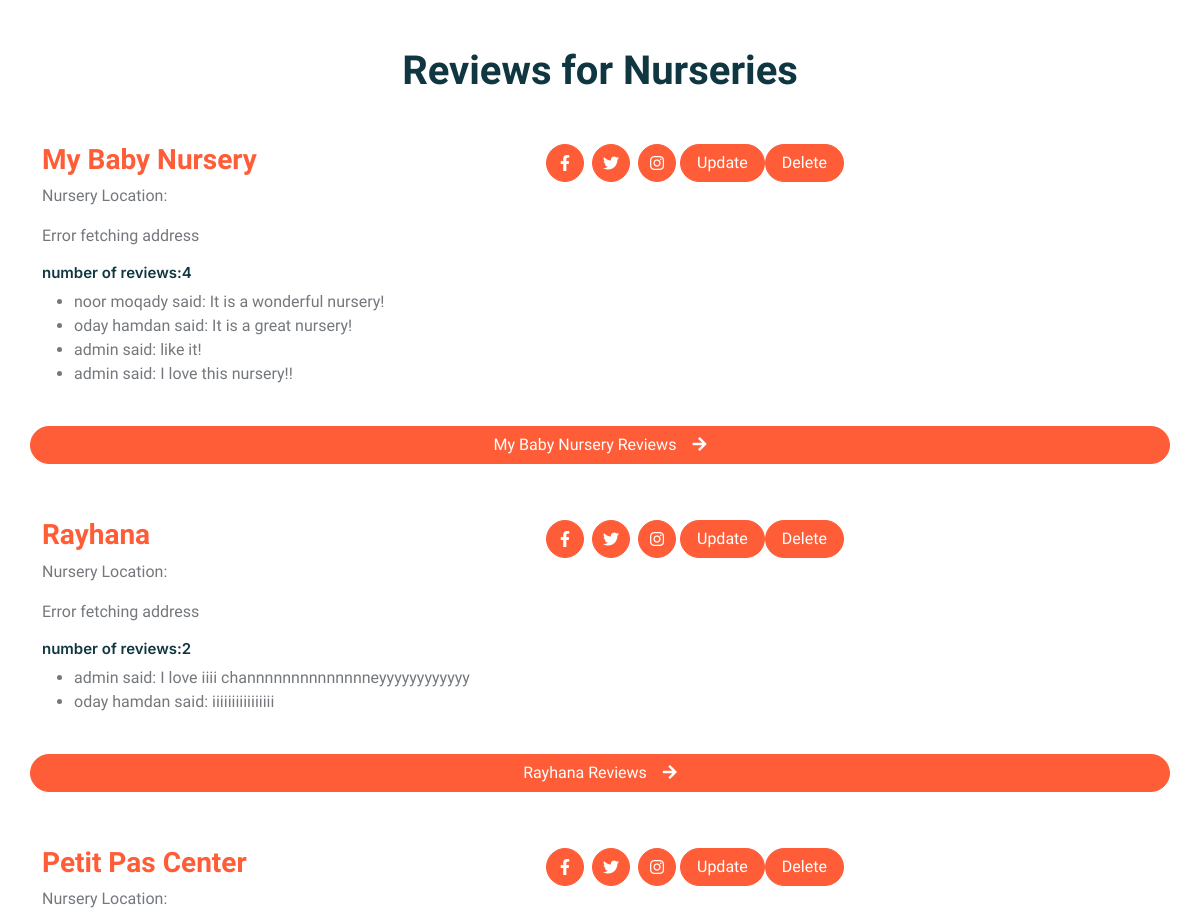
/reviews (signed in, middle part), run on an earlier commit of the app's database.
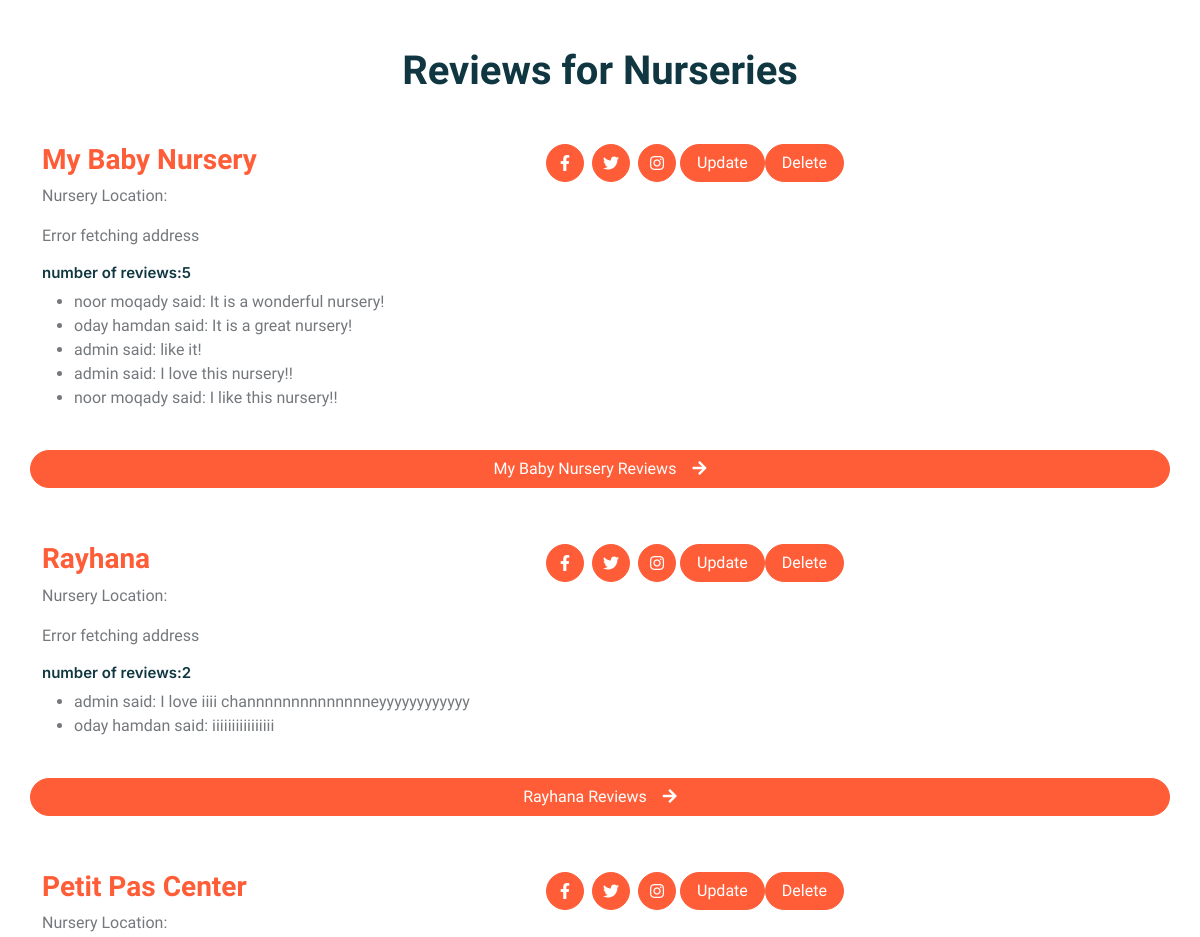
And on a later commit of the database.
### app/models.py (models this page shows)
class Nursery(models.Model):
    nursery_name = models.CharField(max_length=225)
    facilities = models.ManyToManyField(Facilities, related_name='nursery')
    program_offered = models.ManyToManyField(Programs, related_name='nursery')
    contact_number = models.CharField(max_length=225)
    nursery_location = models.TextField(null = True)
    image= models.TextField(null = True)
    avatar= models.ImageField(upload_to=random_image_filename, null=True, blank=True)
    created_at = models.DateTimeField(auto_now_add=True)
    updated_at = models.DateTimeField(auto_now=True)
    objects = NurseryManager()

class Review(models.Model):
    review = models.TextField()
    uploaded_by = models.ForeignKey(User, related_name ='review', on_delete = models.CASCADE)
    nursery_review = models.ForeignKey(Nursery, related_name ='review', on_delete = models.CASCADE)
    created_at = models.DateTimeField(auto_now_add=True)
    updated_at = models.DateTimeField(auto_now=True)
    objects = ReviewManager()

class User(models.Model):
    parent_name = models.CharField(max_length=225)
    email = models.CharField(max_length=225)
    password = models.TextField()
    birthday= models.DateTimeField(null=True)
    user_roles = models.ForeignKey(Roles, related_name ='user', on_delete = models.CASCADE)
    created_at = models.DateTimeField(auto_now_add=True)
    updated_at = models.DateTimeField(auto_now=True)
    objects = UserManager()

### app/views.py (the view)
# urls.py: path('reviews',views.reviews),
def reviews(request):
    if not 'logged_user_id' in request.session:
        messages.error(request,"You have to login first")
        return redirect('/register')
    else:
        context = {
       'allnurseries': Nursery.objects.all(),
       'specific_user': User.objects.get(id=request.session['logged_user_id']),
       'allreviews': Review.objects.all()
               }
    return render(request,"reviews.html", context)

### app/templates/reviews.html (shortened to what the changed rows need)
<!DOCTYPE html>
<html lang="en">
<head>
    {% load static %}
    <link href="https://cdnjs.cloudflare.com/ajax/libs/font-awesome/5.10.0/css/all.min.css" rel="stylesheet">
    <link href="https://cdn.jsdelivr.net/npm/bootstrap-icons@1.4.1/font/bootstrap-icons.css" rel="stylesheet">
    <link href="{% static 'lib/animate/animate.min.css' %}" rel="stylesheet">
    <link href="{% static 'lib/owlcarousel/assets/owl.carousel.min.css' %}" rel="stylesheet">
    <link href="{% static 'css/bootstrap.min.css' %}" rel="stylesheet">
    <link href="{% static 'css/style.css' %}"  rel="stylesheet">
    <link rel="stylesheet" href="https://unpkg.com/leaflet@1.7.1/dist/leaflet.css" />
</head>
<body>
    <h3 >Welcome, {{request.session.logged_user_parent_name}}!<span><a href="/logout">Log Out</a></span></h1>
    <div class="container-xxl bg-white p-0">
       <div class="container-fluid p-0 mb-5">
            <div class="container-xxl py-5">
                <div class="container">
                    <div class="text-center mx-auto mb-5 wow fadeInUp" data-wow-delay="0.1s" style="max-width: 1500px;">
                        <h1 class="mb-3">Reviews for Nurseries</h1>
                    </div>
                    <div class="row g-4">
                        {% for nursery in allnurseries%}
                        <div >
                            <div class="reviews-display">
                                    <h3 style="width: 500px;"><a href="/nursery/{{nursery.id}}">{{nursery.nursery_name}}</a></h3>
                                    <div class="d-flex align-items-center left">
                                        <a class="btn btn-square btn-primary mx-1" href="https://www.facebook.com/"><i
                                                class="fab fa-facebook-f"></i></a>
                                        <a class="btn btn-square btn-primary  mx-1" href="https://www.twitter.com"><i
                                                class="fab fa-twitter"></i></a>
                                        <a class="btn btn-square btn-primary  mx-1" href="https://www.instagram.com"><i
                                                class="fab fa-instagram"></i></a>
                                        {% if specific_user.user_roles.id == 1 %}
                                        <form action="/updatenursery/{{nursery.id}}">
                                            <button class="btn btn-primary rounded-pill px-3 d-none d-lg-block"
                                                type="submit">Update</button>
                                        </form>
                                        {%else%}
                                        <div></div>
                                        {% endif %}
                                        {% if specific_user.user_roles.id == 1 %}
                                        <form action="/deletenursery/{{nursery.id}}">
                                            <button class="btn btn-primary rounded-pill px-3 d-none d-lg-block"
                                                type="submit">Delete</button>
                                        </form>
                                        {%else%}
                                        <div></div>
                                        {% endif %}
                                    </div>
                                </div>
                                <p>Nursery Location:
                                    </p>
                                    <h5 style="font-size: 15px;">number of reviews:{{ nursery.review.count }}</h5>
                                <ul>
                                    {%for review in nursery.review.all %}
                                    <li>{{review.uploaded_by.parent_name}} said: {{review.review}}</li>
                                    {%endfor%}
                                </ul>
                            </div>
                            <a href="/nursery/{{nursery.id}}"
                                class="btn btn-primary rounded-pill px-3 d-none d-lg-block" style="margin-bottom: 30px;">{{nursery.nursery_name}}
                                Reviews<i class="fa fa-arrow-right ms-3"></i></a>
                                {% endfor %}
                        </div>
                    </div>
                </div>
            </div>
        </div>
</body>
</html>

What changed in the data, as far as the page shows it:
computed for Nursery "My Baby Nursery": review.count "4" → "5"
added Review: uploaded_by.parent_name "noor moqady", review "I like this nursery!!", shown under Nursery "My Baby Nursery"
